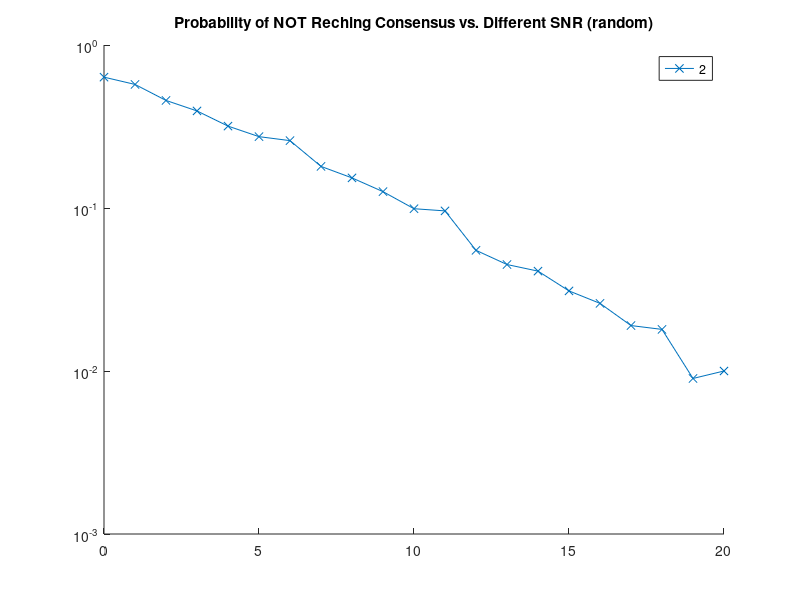
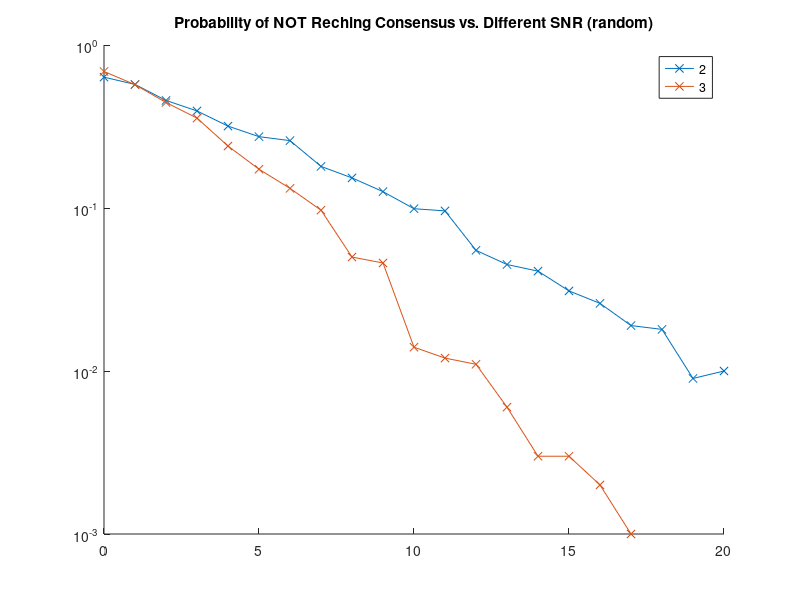

The MATLAB source for these figures, in order: (Note: a time limit stopped this script after it produced the figures.)
clc;
close all;
clear all;
f1=figure;
montemax = 1e3;
P_reach = zeros(montemax,1);
min_node = 2;
max_node = 6;
number = (min_node:max_node)';  
names = int2str(number); 

%%SNR
SNR = 0:20;
snrR = (10.^(SNR/10));

%% p-q 
probs = exp(-1./snrR);  
probf = 1- exp(-1./snrR); 
q = probf;
p = 1-q; 

%% simulations
for nodes = min_node:1:max_node 
    no_of_edge = nchoosek(nodes,2);  
    
for SNR_counter = 1:length(SNR)     
tic    
for montecarlo = 1:montemax 
   
P = rand(no_of_edge,1);
%%
Ptoplama_giden=zeros(no_of_edge,1);
for k = 1:no_of_edge
   
if P(k) <= p(SNR_counter)
   Ptoplama_giden(k,1) = 1;
else 
   Ptoplama_giden(k,1) = 0; 
end
end

%% Prob container
[ii,jj] = ndgrid(1:nodes);             
A = zeros(nodes);                       
A(jj>ii) =  Ptoplama_giden; 
A = A + A';
D = diag(sum(A));  
L = D - A ;
rank(L);
if rank(L) == nodes - 1 ;
P_reach(montecarlo,1) =1;   %% ****
else
P_reach(montecarlo,1) =0;    
end

end
Pavg = sum(P_reach)/montemax;
Probability_Container(1,SNR_counter) =  Pavg;
P_reach = zeros(montemax,1);
toc
end
figure(f1);
hold on
semilogy(SNR,1-Probability_Container,'x -');
hold off
legend(names);
title('Probability of NOT Reching Consensus vs. Different SNR (random)');
savefig('SNR_RANDOM.fig')
end
